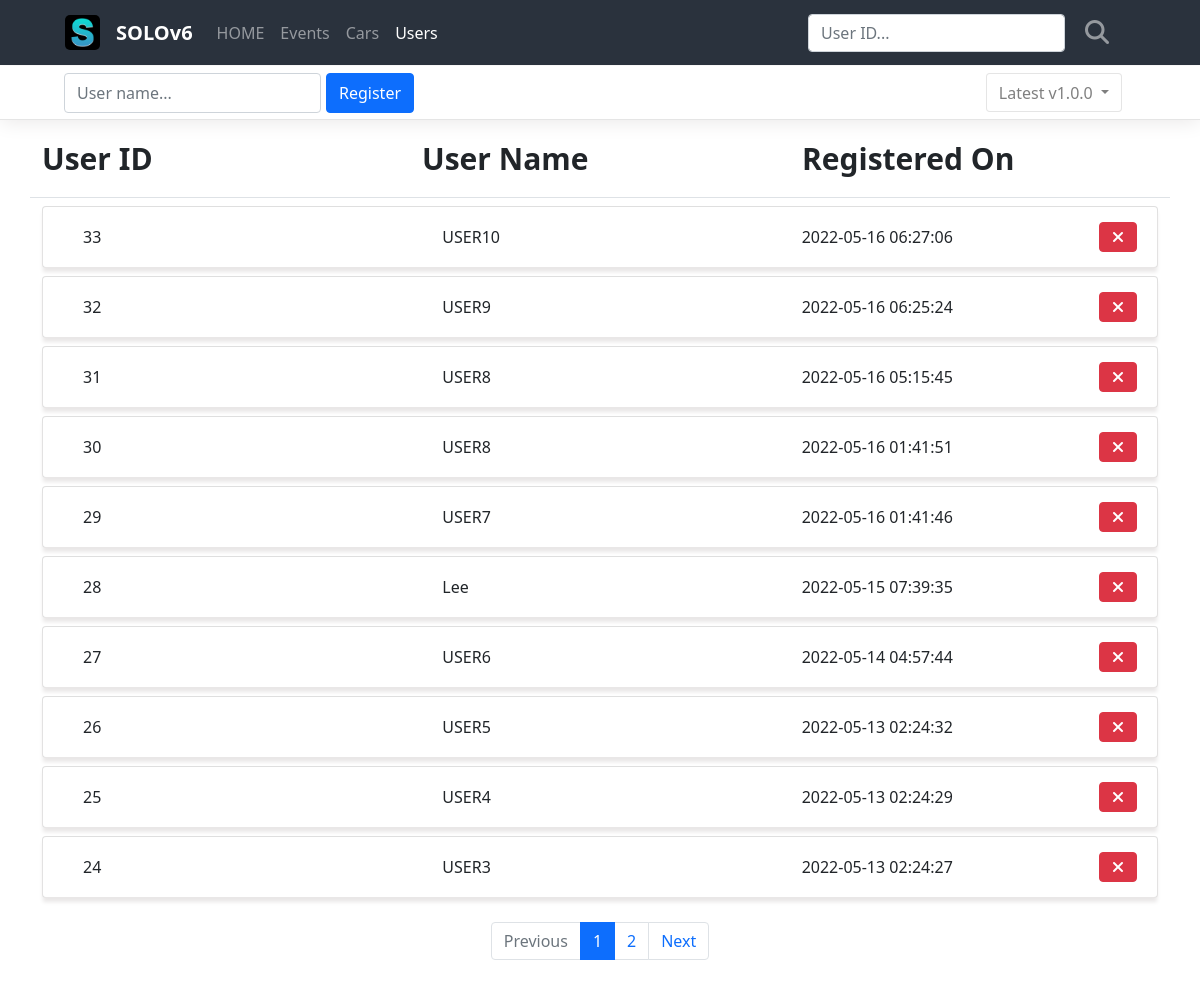
/users/, run on the app's committed database.
### project/models/user.py (models this page shows, shortened)
class User(db.Model):
    id = db.Column(db.Integer, primary_key=True)
    user_name = db.Column(db.String(10), nullable=False)
    registered_on = db.Column(db.DateTime(), default=func.now())

### project/routes/user_routes.py (the view)
@blueprint.route('/')
def users():
    page = request.args.get('page', type=int, default=1)
    needle = request.args.get('needle', type=str, default='')
    user_list = UserModel.query.order_by(UserModel.registered_on.desc())
    if needle:
        user_list = user_list.filter(
            UserModel.id.ilike(needle)
        )
    user_list = user_list.paginate(page, per_page=10)
    return render_template('users.html', user_list=user_list, page=page, needle=needle)

### project/templates/users.html (shortened to what this page needs)
<link rel="stylesheet" href="../static/css/users.css">
{% extends 'base.html' %}
{% block content %}
<nav class="navbar navbar-expand-lg navbar-dark">
    <div class="container-fluid">
        <a class="navbar-logo" href="{{ url_for('base.index') }}">
            <img class="logo" src="../static/images/favicons.ico/favicon-96x96.png" alt="Logo" height="35" width="35">
        </a>
        <a class="navbar-brand" href="{{ url_for('base.index') }}">SOLOv6</a>
        <div class="collapse navbar-collapse" id="navbarSupportedContent">
            <ul class="navbar-nav me-auto mb-2 mb-lg-0">
                <li class="nav-item">
                    <a class="nav-link active" aria-current="page" href="{{ url_for('base.index') }}">HOME</a>
                </li>
                <li class="nav-item">
                    <a class="nav-link active" href="{{ url_for('base.index') }}">Events</a>
                </li>
                <li class="nav-item">
                    <a class="nav-link active" href="{{ url_for('cars.cars') }}">Cars</a>
                </li>
                <li class="nav-item">
                    <a class="nav-link active" href="{{ url_for('users.users') }}">Users</a>
                </li>
            </ul>
            <form id="search-form" class="d-flex" action="{{ url_for('users.users') }}" method="get">
                <input id="needle search-needle" class="form-control me-2 search-form" type="text" name="needle" value="{{ needle or '' }}" placeholder="User ID..." aria-label="Search">
                <button id="btn-search" class="btn search-btn" type="submit">
                    <i class="fa-solid fa-magnifying-glass fa-xl"></i>
                </button>
            </form>
        </div>
    </div>
</nav>
<div class="main">
    <div class="register-box">
        <div class="register-col">
            <form class="register-form" action="{{ url_for('users.register') }}" method="post">
                <input class="form-control register-input" type="text" name="user_name" placeholder="User name...">
                <button type="submit" class="btn btn-primary mb-3 register-btn">
                    Register
                </button>
            </form>
        </div>
        <div class="dropdown">
            <button class="btn btn-light dropdown-toggle" type="button" id="dropdownMenuButton1" data-bs-toggle="dropdown" aria-expanded="false">
                Latest v1.0.0
            </button>
        </div>
    </div>
    <div class="container list-box">
        <div class="row list-title-box border-bottom">
            <div class="col list-title my-3">
                User ID
            </div>
            <div class="col list-title my-3">
                User Name
            </div>
            <div class="col list-title my-3">
                Registered On
            </div>
        </div>
        {% if user_list %}
            {% for user in user_list.items %}
            <div class="card my-2">
                <div class="card-body">
                    <div class="row card-body-row">
                        <div class="col list-col">
                            {{ user.id }}
                        </div>
                        <div class="col list-col">
                            {{ user.user_name }}
                        </div>
                        <div class="col list-col">
                            {{ user.registered_on }}
                            <div class="cancel-box">
                                <form class="delete-form" action="{{ url_for('users.delete') }}" method="post">
                                    <button type="submit" class="btn btn-danger mb-3 cancel-btn">
                                        <i class="fa-solid fa-xmark"></i>
                                    </button>
                                </form>
                            </div>
                        </div>
                    </div>
                </div>
            </div>
            {% endfor %}
        {% else %}
        <div class="row">
            <div class="col-12">
                <h2>❌ No User Registered ❌</h2>
            </div>
        </div>
        {% endif %}
    </div>
</div>
<ul class="pagination my-4 justify-content-center">
    {% if user_list.has_prev %}
    <li class="page-item">
        <a class="page-link" href="?page={{ user_list.prev_num }}">Previous</a>
    </li>
    {% else %}
    <li class="page-item disabled">
        <a class="page-link" tabindex="-1" aria-disabled="true" href="javascript:void(0)">Previous</a>
    </li>
    {% endif %}
    {% for page_num in user_list.iter_pages() %}
    {% if page_num %}
    {% if page_num != user_list.page %}
    <li class="page-item">
        <a class="page-link" href="?page={{ page_num }}">{{ page_num }}</a>
    </li>
    {% else %}
    <li class="page-item active" aria-current="page">
        <a class="page-link" href="javascript:void(0)">{{ page_num }}</a>
    </li>
    {% endif %}
    {% else %}
    <li class="disabled">
        <a class="page-link" href="javascript:void(0)">...</a>
    </li>
    {% endif %}
    {% endfor %}
    {% if user_list.has_next %}
    <li class="page-item">
        <a class="page-link" href="?page={{ user_list.next_num }}">Next</a>
    </li>
    {% else %}
    <li class="page-item disabled">
        <a class="page-link" tabindex="-1" aria-disabled="true" href="javascript:void(0)">Next</a>
    </li>
    {% endif %}
</ul>
{% endblock %}

### project/static/css/users.css (style rules this page uses)
.navbar-nav .nav-item:nth-child(4) .nav-link { opacity: 1; }

### project/static/css/styles.css (style rules this page uses)
.navbar { position: fixed; top: 0; width: 100vw; height: 65px; padding-left: 53px; padding-right: 67px; z-index: 1; background-color: #2A323D; }
.navbar-brand { font-weight: 700; color: white; }
.navbar .container-fluid { height: 65px; }
.logo { border-radius: 5px; margin-right: 16px; }
.nav-link { opacity: 0.5; }
.d-flex { display: flex; align-items: center; margin: 0; }
.search-btn { color: white; opacity: 0.5; border: none; margin-left: 0; transition: color, opacity 0.2s ease-in-out; }
.main { margin-top: 66px; }
.register-box { display: flex; justify-content: space-between; align-items: center; padding-left: 64px; padding-right: 78px; width: 100vw; height: 54px; border-bottom: 1px solid rgba(0, 0, 0, 0.1); box-shadow: 0px 2px 20px rgb(234, 232, 232); }
.register-col { display: flex; align-items: center; justify-content: center; height: 54px; }
.register-form { display: flex; justify-content: center; align-items: center; height: 54px; margin: 0; }
.register-input { height: 40px; }
.register-btn { height: 40px; margin-top: 16px; margin-left: 5px; }
.dropdown-toggle { height: 39px; border: 1px solid rgba(0, 0, 0, 0.1); background-color: white; color: rgba(0, 0, 0, 0.5); }
.card { z-index: 0; }
.card-body { height: 60px; padding: 0; box-shadow: 0px 5px 4px rgb(233, 231, 231); }
.list-title { font-size: 30px; font-weight: 600; }
.list-col { display: flex; align-items: center; height: 60px; }
.list-col:nth-child(1) { margin-left: 40px; }
.list-col:nth-child(3) { display: flex; justify-content: space-between; margin-right: 20px; }
.delete-form { height: 30px; }
.cancel-box { display: flex; align-items: flex-end; }
.cancel-btn { margin-top: 8px; }

### data on the page
User: id "33", user_name "USER10", registered_on "2022-05-16 06:27:06"
User: id "32", user_name "USER9", registered_on "2022-05-16 06:25:24"
User: id "31", user_name "USER8", registered_on "2022-05-16 05:15:45"
User: id "30", user_name "USER8", registered_on "2022-05-16 01:41:51"
User: id "29", user_name "USER7", registered_on "2022-05-16 01:41:46"
User: id "28", user_name "Lee", registered_on "2022-05-15 07:39:35"
User: id "27", user_name "USER6", registered_on "2022-05-14 04:57:44"
User: id "26", user_name "USER5", registered_on "2022-05-13 02:24:32"
User: id "25", user_name "USER4", registered_on "2022-05-13 02:24:29"
User: id "24", user_name "USER3", registered_on "2022-05-13 02:24:27"

### other printed values
{{ page_num }} "1"
{{ page_num }} "2"
